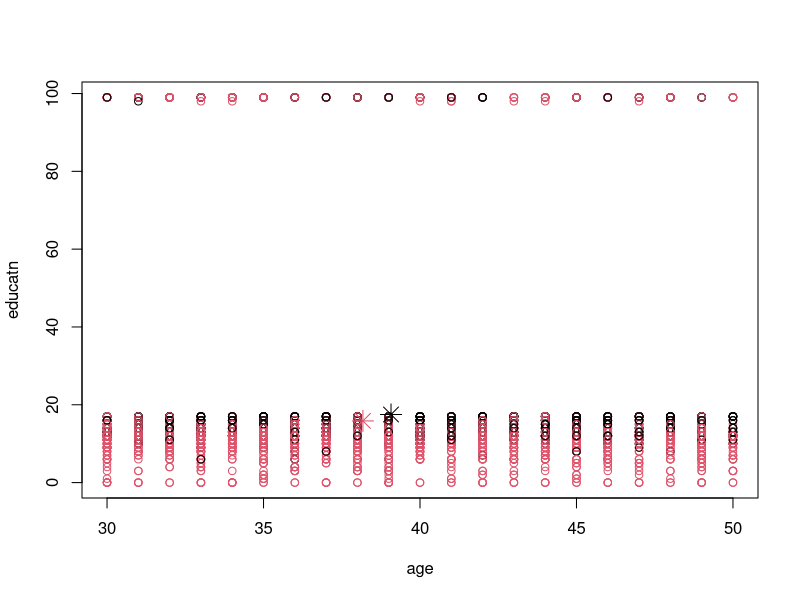
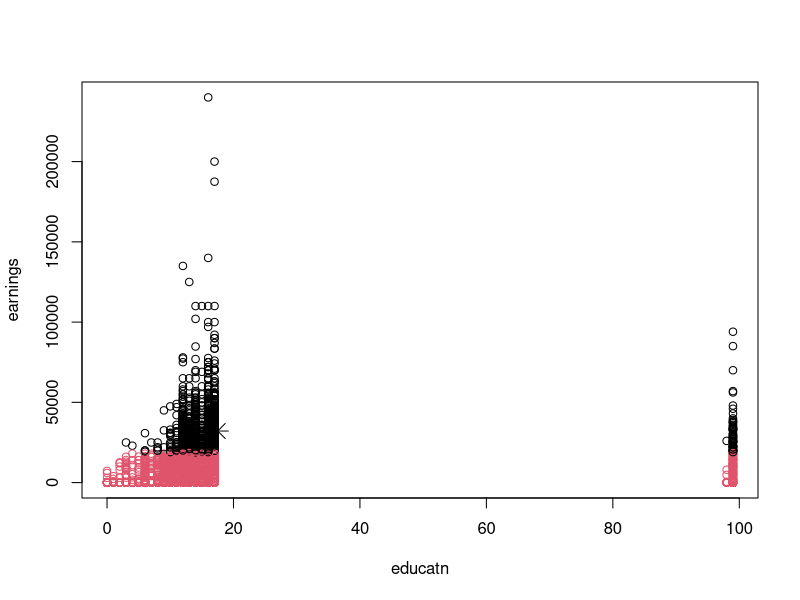
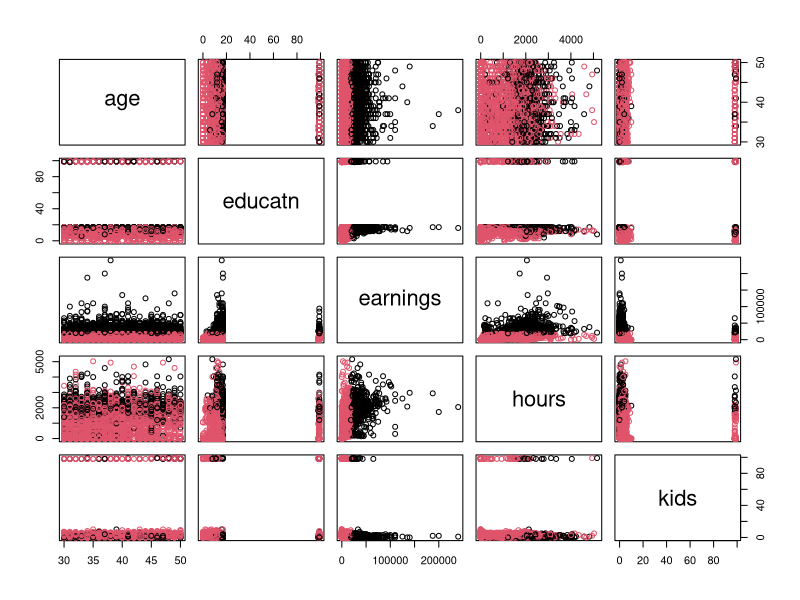
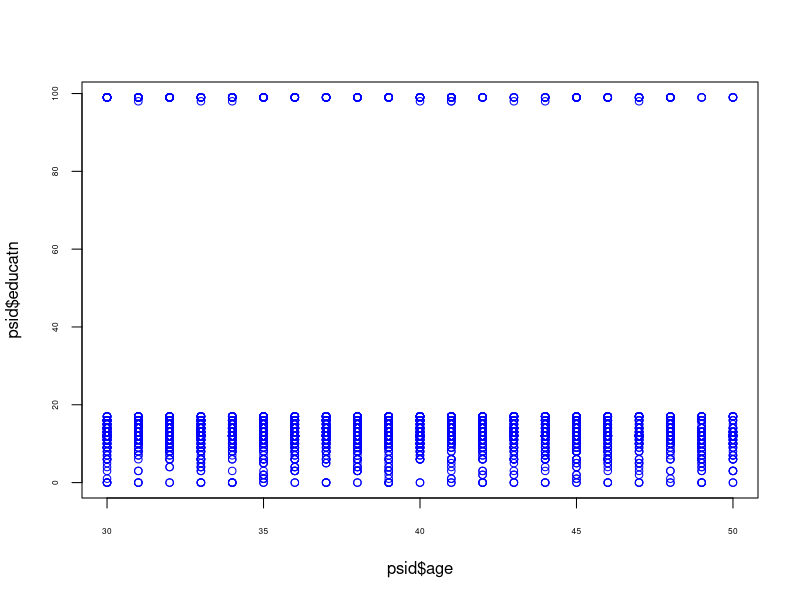
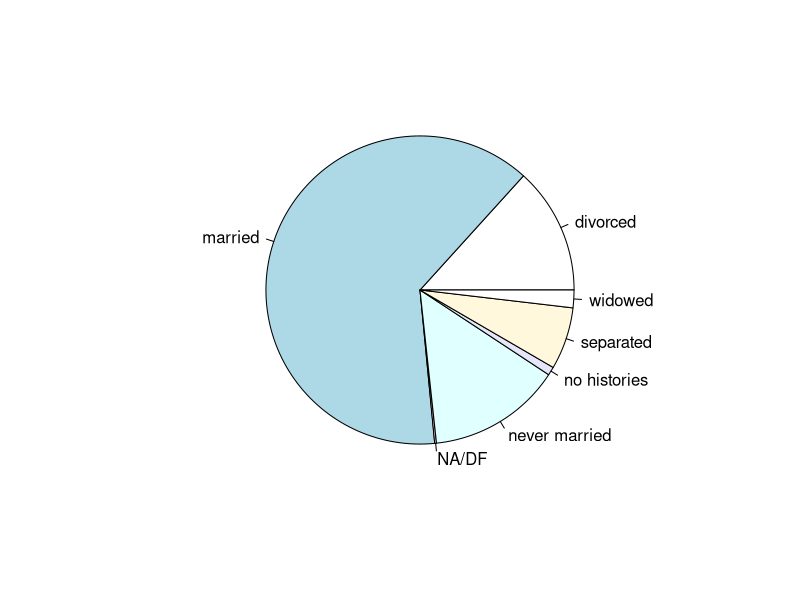
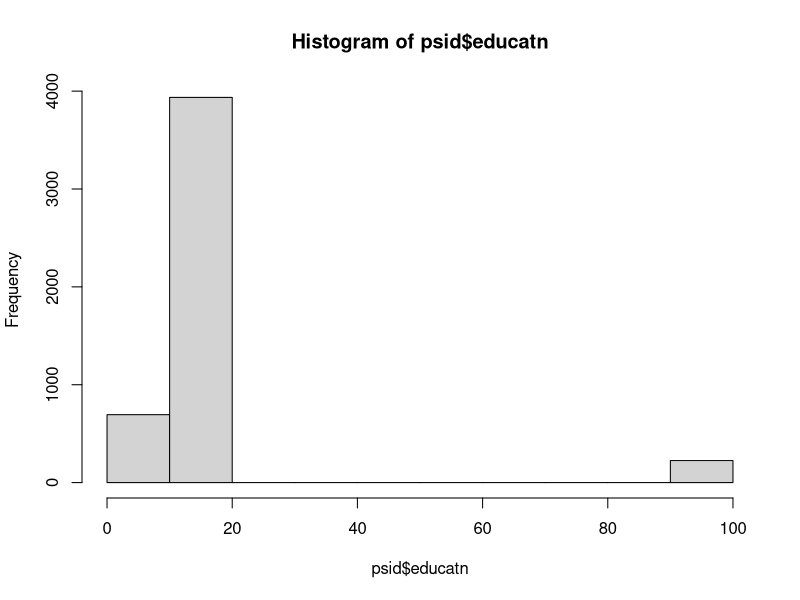
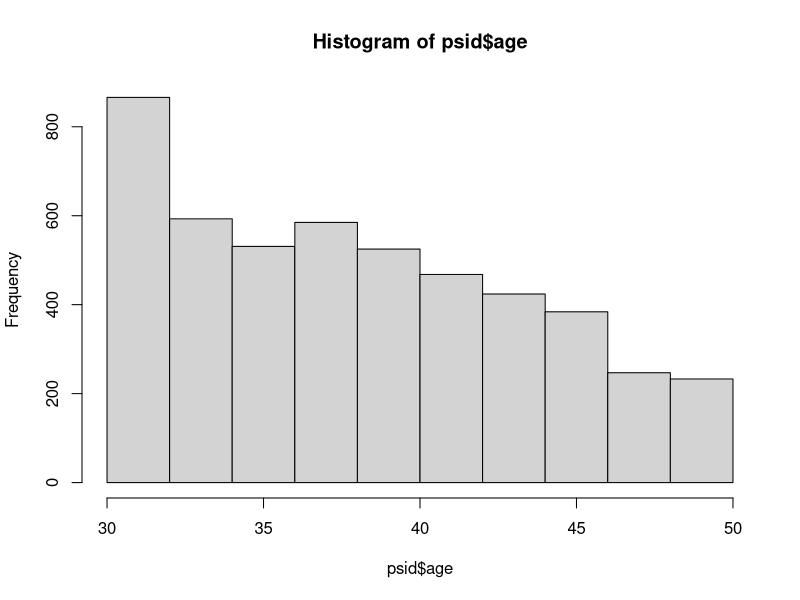
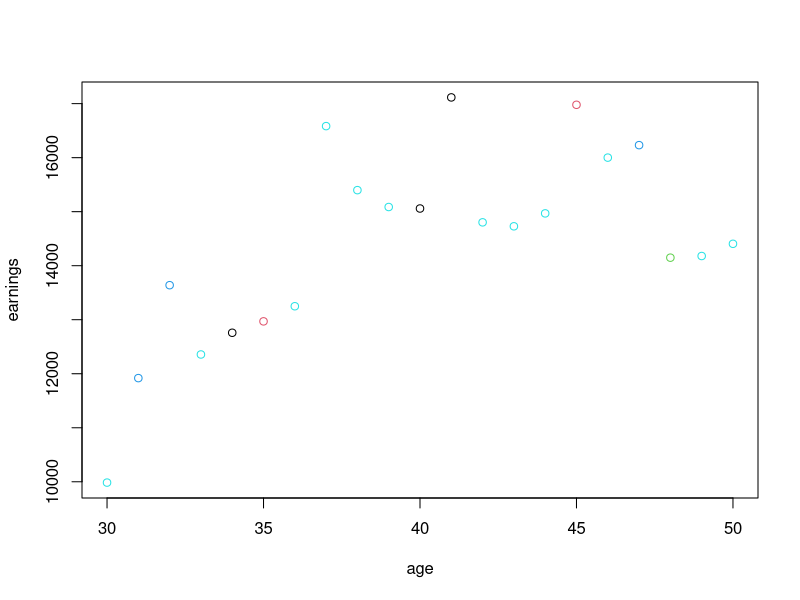

These charts were generated, in order, by the following R code:
#Gayan
psidData1 = read.csv("PSID.csv", header = TRUE)
psidData = psidData1[!is.na(psidData1$educatn),]
summary(psidData)

kc = kmeans(psidData[,4:8], 2)
kc

plot(psidData[,4:5], col=kc$cluster)
points(kc$centers[,1:2], col=1:2,pch=8,cex=2)

plot(psidData[,5:6], col=kc$cluster)
points(kc$centers[,2:3],col=1:2, pch=8,cex=2)

plot(psidData[,4:8], col=kc$cluster)
points(kc$centers[,3:4],col=1:2, pch=8,cex=2)

#Yasura
psid = read.csv("PSID.csv",header = TRUE)

psid

dems <- psid[psid$educatn != "NA",]
dems

aggregate(earnings~married, psid, mean)

aggregate(earnings~married, psid, sd)

aggregate(educatn~married, psid, mean)

aggregate(educatn~married, psid, sd)


library(e1071)
skewness(psid$age)

plot(psid$age,psid$educatn, col="blue", cex.axis = 0.5)

pie(table(psid$married))

hist(psid$educatn)

hist(psid$age)

#Madhawi
psid = read.csv("PSID.csv", header = TRUE)
psid[,4:7]
avgEarnings = aggregate(earnings ~ age, psid, mean)


kc= kmeans(psid[4],5)
kc

plot(avgEarnings, col=kc$cluster)



plot(avgEarnings$age,avgEarnings$earnings)
hist(avgEarnings$age)
hist(avgEarnings$earnings)
avgEarnings
cov(psid$age, psid$earnings)


